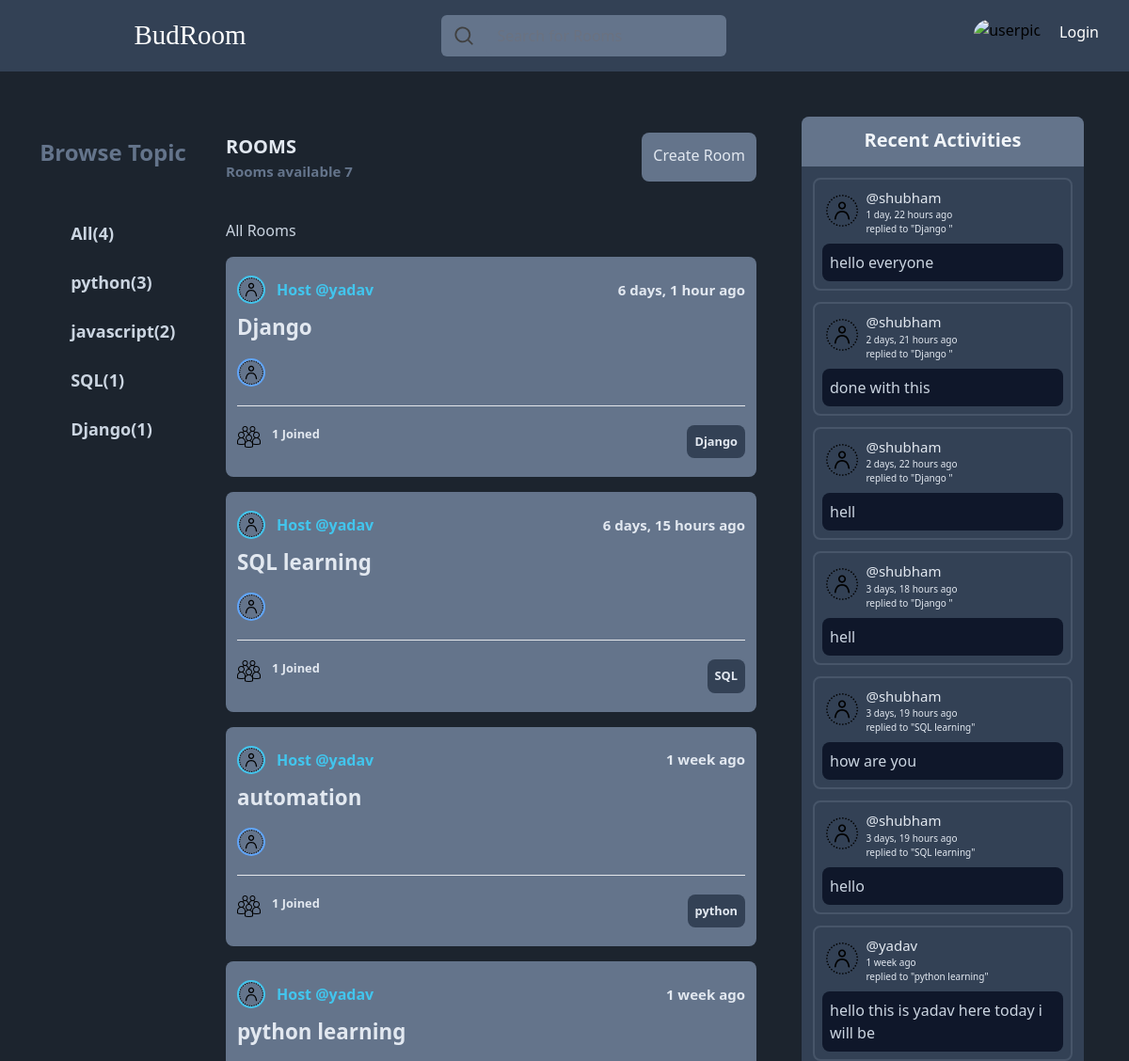
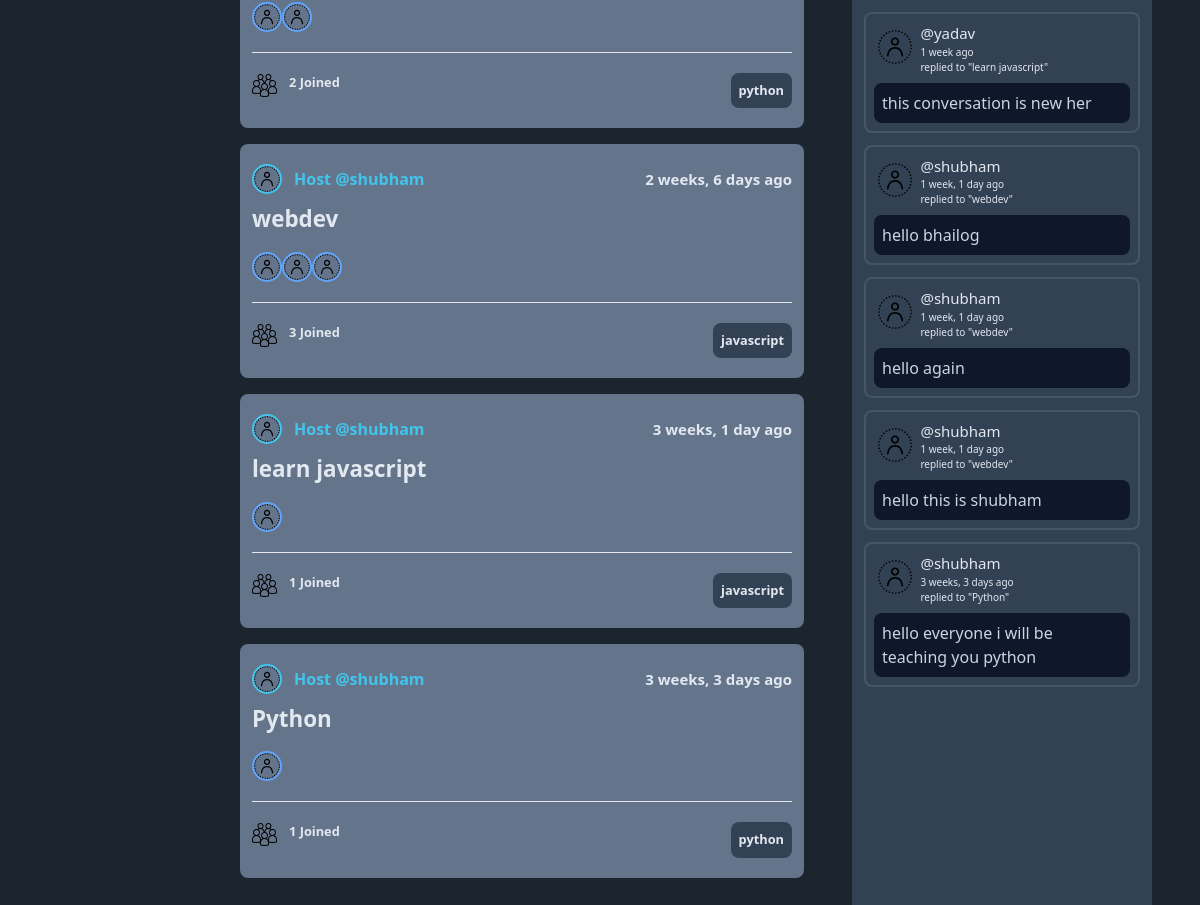
The page / on the database its author committed (2 pictures, top to bottom).
### base/models.py (models this page shows, shortened)
class Topic(models.Model):
    name = models.CharField(max_length=200)

class Room(models.Model):
    host = models.ForeignKey(User,on_delete=models.SET_NULL,null=True)
    topic = models.ForeignKey(Topic,on_delete=models.SET_NULL,null=True)
    name = models.CharField(max_length=200)
    description = models.TextField(null=True,blank=True)
    participants=models.ManyToManyField(User,related_name='participants', blank=True)
    updated = models.DateTimeField(auto_now=True)
    created = models.DateTimeField(auto_now_add=True)
    class Meta:
        ordering = ['-updated','created']
    def __str__(self):
        return self.name

class Message(models.Model):
    user = models.ForeignKey(User,on_delete=models.CASCADE)
    room = models.ForeignKey(Room,on_delete = models.CASCADE)
    body = models.TextField()
    updated = models.DateTimeField(auto_now=True)
    created = models.DateTimeField(auto_now_add=True)
    class Meta:
        ordering = ['-updated','created']

### base/views.py (the view)
# urls.py: 2. Add a URL to urlpatterns:  path('', views.home, name='home')
def home(request):
    q = request.GET.get('q') if request.GET.get('q') != None else ''
    rooms = Room.objects.filter(Q(topic__name__icontains=q) |
                                Q(name__icontains=q) |
                                Q(description__icontains=q)
                                )
    room_count=rooms.count()
    topics = Topic.objects.all()
    room_msgs= Message.objects.filter(Q(room__topic__name__icontains=q))
    context = {'rooms': rooms, 'topics': topics,'roomCount' : room_count, 'room_msgs': room_msgs}
    return render(request, 'base/home.html', context)

### base/templates/base/home.html
{% extends 'main.html' %}
{% load static%}
{% block content %}
<div>
    <div class="home-container flex justify-center">
        <div class="lg:flex hidden">
        {% include 'base/topic.html'%}
        </div>
        <div class="right lg:w-[50vw] lg:mt-[65px] w-[90vw] mt-3">
            <div class="top flex ">
                <div class="w-[70%]  flex flex-col justify-start text-slate-200 text-[20px] font-sans font-semibold">
                    <div class="flex justify-start align-top">ROOMS</div>
                    <div class=" flex justify-start text-slate-500 text-[15px] font-sans font-semibold">Rooms available {{roomCount}}</div>
                </div>
                <div class="w-[30%] flex justify-end align-top">
                    <a href="{% url 'createroom'%}" class="lg:p-3 bg-slate-500 rounded-lg text-slate-200 flex justify-center align-middle p-2 pt-3 ">Create Room</a>
                </div>
            </div>
            <div class="lg:pt-[40px] text-slate-300 pt-6">All Rooms</div>
            {% include 'base/feeds.html'%}
        </div>
        <div class="lg:flex hidden">
        {% include 'base/activity_component.html' %}
        </div>
    </div>
</div
{% endblock %}

### base/templates/base/topic.html
<div class="left w-[20vw] flex flex-col ">
    <div class="heading flex justify-center align-middle pt-[70px]">
        <h1 class="text-2xl text-slate-500 font-bold font-sam">Browse Topic</h1>
    </div>
    <div class="content flex justify-start flex-col  mt-5 text-slate-300 text-lg font-semibold font-sam ">
        <div class="all flex justify-start align-middle mt-9 pl-[4.7rem]">
            <a class="hover:text-slate-100" href="{%url 'home'%}">All({{topics.count}})</a>
        </div>
        {% for topic in topics %}
        <div class="topic-name flex justify-start align-middle mt-6 pl-[4.7rem]">
            <a class="hover:text-slate-100" href="{% url 'home' %}?q={{topic.name}}">{{topic.name}}({{topic.room_set.all.count}})</a>
        </div>
        {%endfor%}
    </div>
</div>

### base/templates/base/feeds.html
{% load static%}
<div class="h-screen overflow-scroll">
{% for room in rooms %}
<div class="mt-4 rounded-lg bg-slate-500 w-[100%]  ">
    <div class="userinfo flex pt-5 pl-3 w-[100%]">
        <div class="left flex items-center w-[50%]">
            <a href="{% url 'user-profile' room.host.id %}"><img src="{%static '/images/user_profile.svg'%}" alt="" class="w-[30px] h-[30px] rounded-full border-[#42c5ed] border-2 "></a>
            <a href="{% url 'user-profile' room.host.id %}"  class="text-[16px] flex items-center pl-3 font-sans font-semibold text-[#42c5ed]">Host @{{room.host.username}}</a>
        </div>
        <div class="right flex items-center w-[50%] justify-end pr-3">
            <small class="flex items-center text-[15px] font-sans text-slate-200 font-semibold">{{room.created|timesince}} ago</small>
        </div>
    </div>
    <div class="title">
        <a href="{% url 'room' room.id%}" class="flex items-center text-[1.4rem] font-sans text-slate-200 font-semibold pl-3 pt-2">{{room.name}}</a>
    </div>
    <div class="joined flex pt-4 pl-3">
        {%for users in room.participants.all%}
        <a href="{%url 'user-profile' users.id %}"><img src="{%static '/images/user_profile.svg'%}" alt="" class="w-[30px] h-[30px] rounded-full border-blue-400 border-2 "></a>
        {%endfor%}
    </div>
    <div class=" ml-3 mr-3 mt-5 mb-5 ">
        <hr class="text-slate-500">
    </div>
    <div class="joiners text-slate-200 flex pl-3 pb-5">
        <div class="w-[50%] flex "><img src="{% static '/images/group_user.png'%}" alt="" class="w-[25px] h-[25px] fill-blue-400"> <small class="pl-3 text-slate-200 font-sans font-semibold  ">{{room.participants.count}} Joined</small></div>
        <div class="w-[50%] flex justify-end pr-3"><small class="bg-slate-700 text-slate-200 rounded-lg p-2 font-sans font-semibold">{{room.topic.name}}</small></div>
    </div>
</div>
{%endfor%}
</div>

### base/templates/base/activity_component.html (shortened to what this page needs)
{% load static%}
<div class="activity w-[25vw] bg-slate-700 m-[4vw] rounded-lg">
    <div class="heading flex bg-slate-500 rounded-t-lg rounded-tr-lg text-slate-100 font-sans text-[20px] font-semibold justify-center align-middle pt-[10px] pb-[13px]">
        <h1 class="align-middle ">Recent Activities</h1>
    </div>
    <div class="h-screen overflow-scroll">
    {% for message in room_msgs %}
    <div class=" border-2 border-slate-600 rounded-lg m-3 bg ">
        <div class="user flex border-slate-600">
            <div class="left w-[20%] border-slate-600">
                <img src="{% static '/images/user_profile.svg'%} " class="w-[50px] h-[50px] flex justify-end align-middle pt-4 pl-2"  alt="">
            </div>
            <div class="right flex flex-col w-[70%] pt-2 border-slate-600">
                <small><a href="{%url 'user-profile' message.user.id%}" class="text-slate-200 font-sans text-[15px]">@{{message.user}}</a></small>
                <small class="text-slate-200 font-sans text-[10px]">{{message.created|timesince}} ago</small>
                <small class="text-slate-200 font-sans text-[10px]">replied to "{{message.room}}"</small>
            </div>
            <div class="deletion flex justify-end w-[10%] border-slate-600">
            </div>
        </div>
        <div class="msg bg-slate-900 text-slate-300 rounded-lg m-2 p-2"><p>{{message.body}}</p></div>
    </div>
    {%endfor%}
    </div>
</div>

### static/styles/main.css (style rules this page uses)
.home-container { background-color: #1c242e; }

### rows shown on the page
Topic: name "python", room_set.all.count "3"
Topic: name "javascript", room_set.all.count "2"
Topic: name "SQL", room_set.all.count "1"
Topic: name "Django", room_set.all.count "1"
Room: host.username "yadav", created "6 days, 1 hour", name "Django", participants.count "1", topic.name "Django"
Room: host.username "yadav", created "6 days, 15 hours", name "SQL learning", participants.count "1", topic.name "SQL"
Room: host.username "yadav", created "1 week", name "automation", participants.count "1", topic.name "python"
Room: host.username "yadav", created "1 week", name "python learning", participants.count "2", topic.name "python"
Room: host.username "shubham", created "2 weeks, 6 days", name "webdev", participants.count "3", topic.name "javascript"
Room: host.username "shubham", created "3 weeks, 1 day", name "learn javascript", participants.count "1", topic.name "javascript"
Room: host.username "shubham", created "3 weeks, 3 days", name "Python", participants.count "1", topic.name "python"
Message: user "shubham", created "1 day, 22 hours", room "Django", body "hello everyone"
Message: user "shubham", created "2 days, 21 hours", room "Django", body "done with this"
Message: user "shubham", created "2 days, 22 hours", room "Django", body "hell"
Message: user "shubham", created "3 days, 18 hours", room "Django", body "hell"
Message: user "shubham", created "3 days, 19 hours", room "SQL learning", body "how are you"
Message: user "shubham", created "3 days, 19 hours", room "SQL learning", body "hello"
Message: user "yadav", created "1 week", room "python learning", body "hello this is yadav here today i will be"
Message: user "yadav", created "1 week", room "learn javascript", body "this conversation is new her"
Message: user "shubham", created "1 week, 1 day", room "webdev", body "hello bhailog"
Message: user "shubham", created "1 week, 1 day", room "webdev", body "hello again"
Message: user "shubham", created "1 week, 1 day", room "webdev", body "hello this is shubham"
Message: user "shubham", created "3 weeks, 3 days", room "Python", body "hello everyone i will be teaching you python"

### other values the page prints
{{ topics.count }} "4"
{{ roomCount }} "7"
